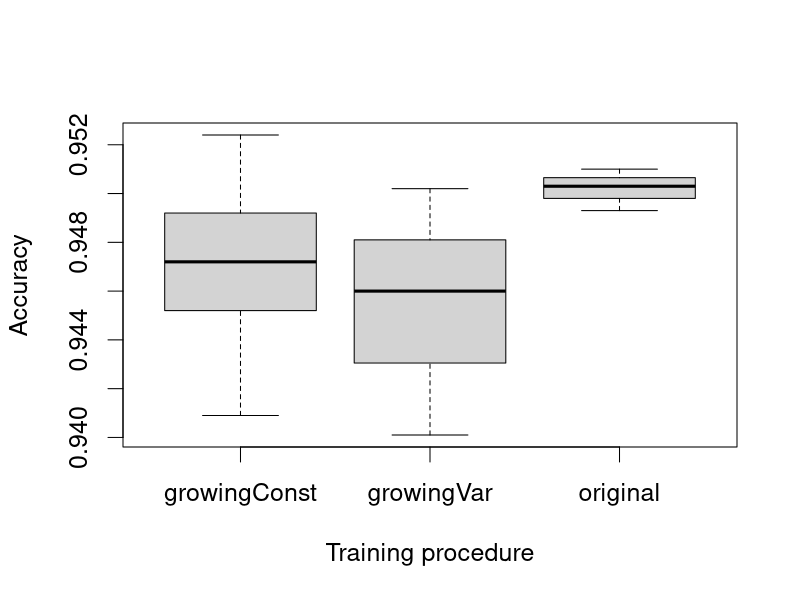
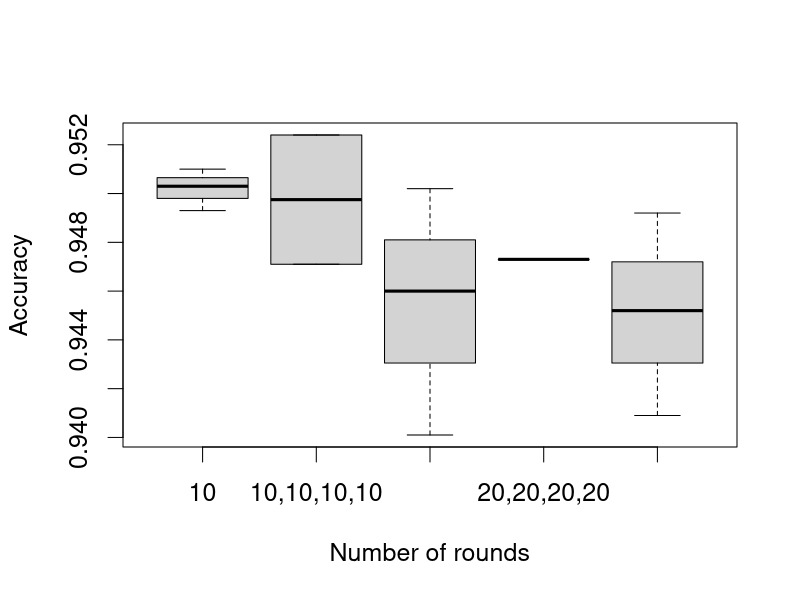

R code for these plots, in order:
library(dplyr)
df = data.frame(model=factor(c("original","original","original", "growingConst", "growingConst", "growingVar", "growingVar", "growingVar", "growingConst", "growingConst", "growingConst", "growingConst")), 
                rounds=factor(c("10", "10", "10", 
                         "5,5,5,5", "5,5,5,5", "10,4,4,4", "10,4,4,4", "10,4,4,4", "5,5,5,5", "10,10,10,10", "10,10,10,10", "20,20,20,20")), 
                date_of_execution = c("2023_08_10 23:08:34","2023_08_03 14:08:48", "2023_08_03 10:57:02",
                                      "2023_08_11 11:09:44", "2023_08_11 08:31:07", "2023_08_10 20:30:28", "2023_08_10 18:02:15","2023_08_10 15:38:58", "2023_08_07 10:37:39", "2022_12_31", "2023_08_08 08:58:56", "2022_12_31"),
                auc_pr=c(0.8892, 0.8935, 0.8937, 0.8774, 0.8276, 0.8609, 0.8455, 0.8748, 0.8510, 0.9012, 0.8754, 0.8750), 
                auc_roc=c(0.9710, 0.9730, 0.9731, 0.9670, 0.9450, 0.9591, 0.9539, 0.9600, 0.9540, 0.9762, 0.9664, 0.9712),
                dice_coeff=c(0.8032, 0.8059, 0.8075, 0.7897, 0.7404, 0.7760, 0.7651, 0.7912, 0.7684, 0.8150, 0.7604, 0.7852),
                acc=c(0.9510, 0.9493, 0.9503, 0.9492, 0.9409, 0.9460, 0.9401, 0.9502, 0.9452, 0.9524, 0.9471, 0.9473),
                sensitivity=c(0.7855, 0.8263, 0.8178, 0.7487, 0.6612, 0.7343, 0.7659, 0.7414, 0.7136, 0.8238, 0.6584, 0.7560),
                specificity=c(0.9751, 0.9672, 0.9697, 0.9784, 0.9817, 0.9769, 0.9655, 0.9806, 0.9790, 0.9711, 0.9893, 0.9753))
write.csv(df, "runs.csv", row.names = FALSE)
par(cex=1.5)
boxplot(df$acc~df$model, ylab="Accuracy", xlab="Training procedure")
boxplot(df$acc~df$rounds, ylab="Accuracy", xlab="Number of rounds")
df%>% group_by(rounds)%>%filter(acc == max(acc, na.rm=TRUE))

